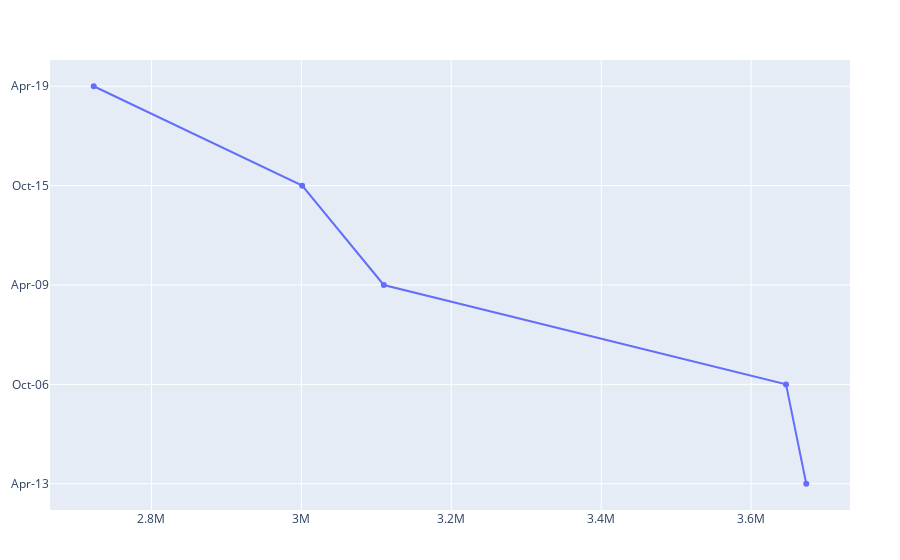

Write notebook code for a chart like this one.
### Markdown cell above
### Months with the highest viewership

### Code cell
# Sort the anime dataset by members
chart_4 = sort!(anime, :Members, rev=true)

# get the first 5 rows
top_5_members = first(chart_4, 5)

# Create the scatter chart
five = PlotlyJS.plot(PlotlyJS.scatter(top_5_members, x= top_5_members.Members, y= top_5_members.Start_date))

### Figure 1 — Plotly figure (JSON) as saved in the notebook; plotly's stock layout.template omitted (floating-point values rounded to 4 significant figures)
{"data": [{"type": "scatter", "x": [3673536, 3646544, 3109951, 3001104, 2723019], "y": ["Apr-13", "Oct-06", "Apr-09", "Oct-15", "Apr-19"]}], "layout": {"margin": {"b": 50, "l": 50, "r": 50, "t": 60}}}
